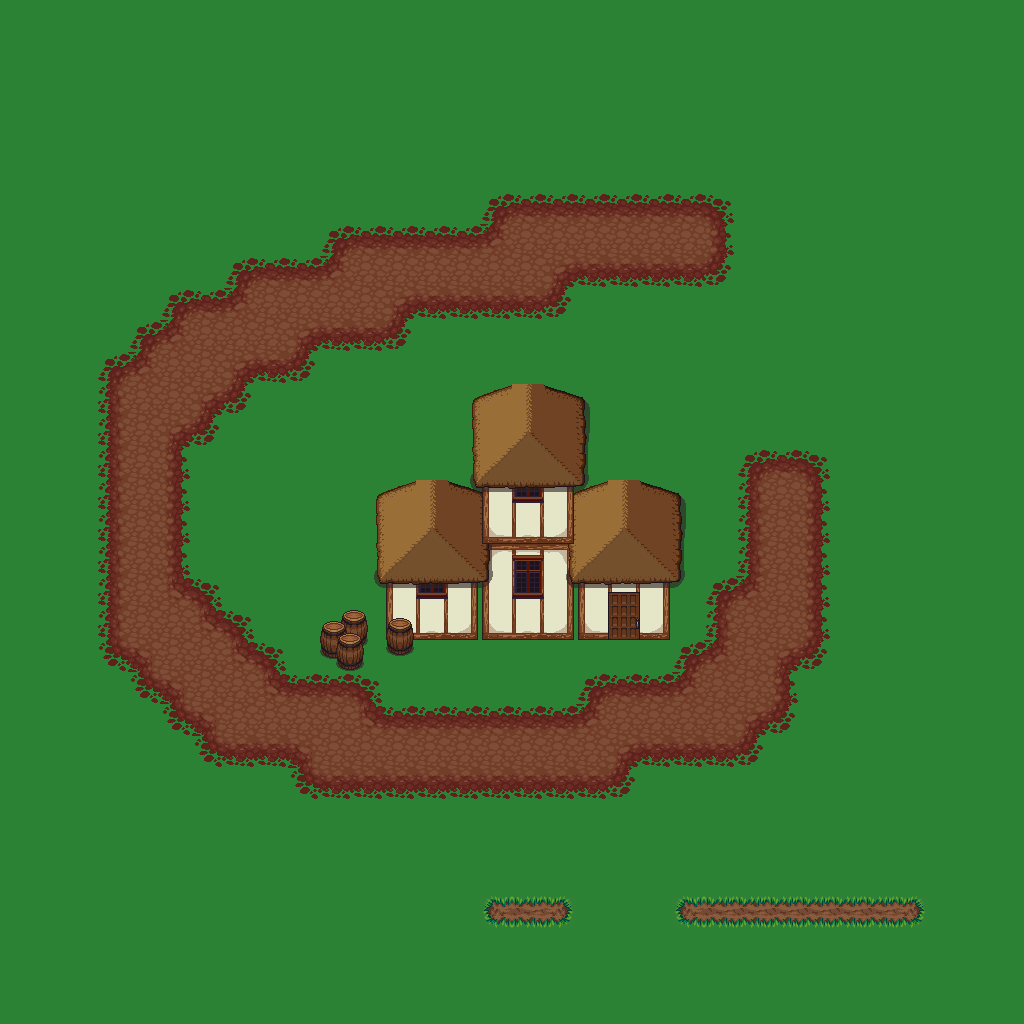

The image is a tile-based game level rendered from a .tmx file. Its description and source (layers, tilesets, objects; grid data summarised) follow:
An orthogonal 32x32 tile map with 32x32 px tiles, 10 tile layers (Ground, Undergournd, Soil, L1_Buildings, ...), 2 tilesets and 9 objects (3x NPC, 3x COLLISIONS, PLAYER, TRANSITIONS).

<map version="1.0" tiledversion="2018.03.21" orientation="orthogonal" renderorder="right-down" width="32" height="32" tilewidth="32" tileheight="32" infinite="0" nextobjectid="55">
 <tileset firstgid="1" name="tileset01" tilewidth="32" tileheight="32" tilecount="1024" columns="32">
  <image source="spr_tile_terrain.png" width="1024" height="1024" />
  <terraintypes>
   <terrain name="" tile="-1" />
   <terrain name="New Terrain" tile="-1" />
  </terraintypes>
  <tile id="664">
   <objectgroup draworder="index">
    <object id="1" x="0" y="0" width="16" height="16" />
   </objectgroup>
  </tile>
  <tile id="836" terrain="1,1,1," />
  <tile id="837" terrain="1,1,,1" />
  <tile id="868" terrain="1,,1,1" />
  <tile id="869" terrain=",1,1,1" />
  <tile id="899" terrain=",,,1" />
  <tile id="900" terrain=",,1,1" />
  <tile id="901" terrain=",,1," />
  <tile id="931" terrain=",1,,1" />
  <tile id="932" terrain="1,1,1,1" />
  <tile id="933" terrain="1,,1," />
  <tile id="963" terrain=",1,," />
  <tile id="964" terrain="1,1,," />
  <tile id="965" terrain="1,,," />
 </tileset>
 <tileset firstgid="1025" name="spr_tile_cottage" tilewidth="32" tileheight="32" tilecount="512" columns="32">
  <image source="spr_tile_cottage.png" trans="000000" width="1024" height="512" />
 </tileset>
 <layer name="Ground" width="32" height="32">
  <data>[1024 cells, 1024 non-empty, 1 distinct tile ids]</data>
 </layer>
 <layer name="Undergournd" width="32" height="32">
  <data>[1024 cells, 191 non-empty, 13 distinct tile ids]</data>
 </layer>
 <layer name="Soil" width="32" height="32">
  <data>[1024 cells, 11 non-empty, 3 distinct tile ids]</data>
 </layer>
 <layer name="L1_Buildings" width="32" height="32">
  <data>[1024 cells, 27 non-empty, 9 distinct tile ids]</data>
 </layer>
 <layer name="L1_Decorations" width="32" height="32">
  <data>[1024 cells, 6 non-empty, 4 distinct tile ids]</data>
 </layer>
 <layer name="L1_Objects" width="32" height="32">
  <data>[1024 cells, 6 non-empty, 6 distinct tile ids]</data>
 </layer>
 <objectgroup color="#0000ff" name="Instances">
  <object id="47" type="PLAYER" x="416" y="672" width="32" height="32" />
  <object id="48" type="NPC" x="640" y="800" width="32" height="32">
   <properties>
    <property name="Hair" type="int" value="1" />
   </properties>
  </object>
  <object id="50" type="NPC" x="480" y="800" width="32" height="32">
   <properties>
    <property name="Hair" type="int" value="2" />
   </properties>
  </object>
  <object id="53" type="NPC" x="384" y="800" width="32" height="32">
   <properties>
    <property name="Hair" type="int" value="3" />
   </properties>
  </object>
 </objectgroup>
 <layer name="L2_Roof" width="32" height="32">
  <data>[1024 cells, 41 non-empty, 20 distinct tile ids]</data>
 </layer>
 <layer name="L2_Buildings" width="32" height="32">
  <data>[1024 cells, 9 non-empty, 9 distinct tile ids]</data>
 </layer>
 <layer name="L2_Decorations" width="32" height="32">
  <data>[1024 cells, 2 non-empty, 2 distinct tile ids]</data>
 </layer>
 <layer name="L3_Roof" width="32" height="32">
  <data>[1024 cells, 20 non-empty, 20 distinct tile ids]</data>
 </layer>
 <objectgroup color="#ff0000" name="Collisions">
  <object id="38" type="COLLISIONS" x="176" y="80" width="80" height="80" />
  <object id="43" type="COLLISIONS" x="320" y="608" width="53" height="65" />
  <object id="45" type="COLLISIONS" x="384" y="544" width="192" height="96" />
 </objectgroup>
 <objectgroup color="#00ff00" name="Transitions">
  <object id="54" type="TRANSITIONS" x="608" y="608" width="32" height="32">
   <properties>
    <property name="TargetRoom" value="InteriorRoom" />
    <property name="TargetX" type="int" value="2" />
    <property name="TargetY" type="int" value="2" />
   </properties>
  </object>
 </objectgroup>
</map>
